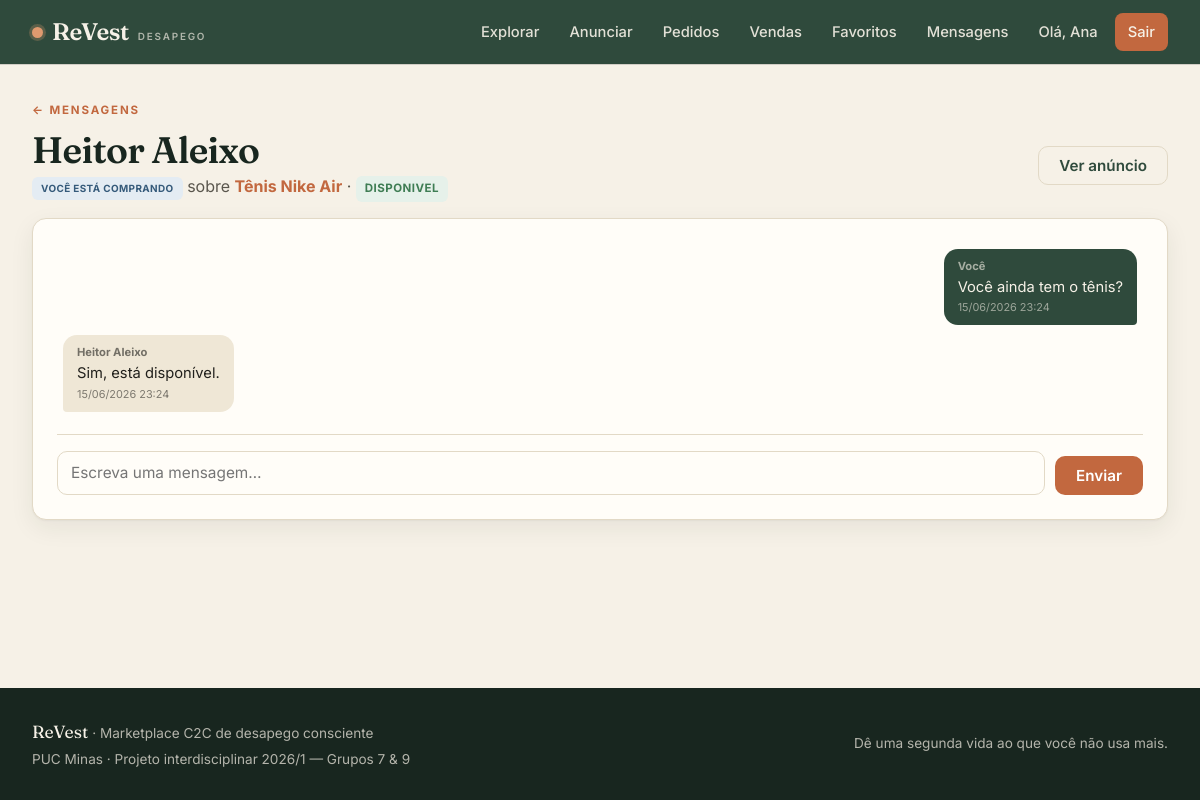
The app's page /conversa.php?id=1 (signed in) with its own data.
### tables this page shows
CREATE TABLE `conversa` (
  `id_conversa` int(11) NOT NULL AUTO_INCREMENT,
  `dt_inicio` datetime NOT NULL DEFAULT current_timestamp(),
  `status` enum('ABERTA','FECHADA') NOT NULL DEFAULT 'ABERTA',
  `id_comprador` int(11) NOT NULL,
  `id_produto` int(11) NOT NULL,
  PRIMARY KEY (`id_conversa`),
  UNIQUE KEY `uk_conversa` (`id_comprador`,`id_produto`),
  KEY `fk_conversa_produto` (`id_produto`),
  CONSTRAINT `fk_conversa_comprador` FOREIGN KEY (`id_comprador`) REFERENCES `usuario` (`id_usuario`) ON DELETE CASCADE ON UPDATE CASCADE,
  CONSTRAINT `fk_conversa_produto` FOREIGN KEY (`id_produto`) REFERENCES `produto` (`id_produto`) ON DELETE CASCADE ON UPDATE CASCADE
);

CREATE TABLE `usuario` (
  `id_usuario` int(11) NOT NULL AUTO_INCREMENT,
  `nome` varchar(120) NOT NULL,
  `cpf` char(11) NOT NULL,
  `email` varchar(150) NOT NULL,
  `senha_hash` varchar(255) NOT NULL,
  `telefone` varchar(20) DEFAULT NULL,
  `is_admin` tinyint(4) NOT NULL DEFAULT 0,
  `dt_cadastro` datetime NOT NULL DEFAULT current_timestamp(),
  `ativo` tinyint(4) NOT NULL DEFAULT 1,
  PRIMARY KEY (`id_usuario`),
  UNIQUE KEY `uk_usuario_cpf` (`cpf`),
  UNIQUE KEY `uk_usuario_email` (`email`)
);

CREATE TABLE `produto` (
  `id_produto` int(11) NOT NULL AUTO_INCREMENT,
  `titulo` varchar(120) NOT NULL,
  `descricao` text NOT NULL,
  `preco` decimal(10,2) NOT NULL,
  `condicao` enum('NOVO','SEMINOVO','USADO') NOT NULL DEFAULT 'USADO',
  `status` enum('DISPONIVEL','RESERVADO','VENDIDO','REMOVIDO') NOT NULL DEFAULT 'DISPONIVEL',
  `dt_publicacao` datetime NOT NULL DEFAULT current_timestamp(),
  `id_vendedor` int(11) NOT NULL,
  `id_categoria` int(11) NOT NULL,
  PRIMARY KEY (`id_produto`),
  KEY `fk_produto_vendedor` (`id_vendedor`),
  KEY `fk_produto_categoria` (`id_categoria`),
  CONSTRAINT `fk_produto_categoria` FOREIGN KEY (`id_categoria`) REFERENCES `categoria` (`id_categoria`) ON UPDATE CASCADE,
  CONSTRAINT `fk_produto_vendedor` FOREIGN KEY (`id_vendedor`) REFERENCES `usuario` (`id_usuario`) ON UPDATE CASCADE,
  CONSTRAINT `ck_produto_preco` CHECK (`preco` > 0)
);

CREATE TABLE `mensagem` (
  `id_mensagem` int(11) NOT NULL AUTO_INCREMENT,
  `conteudo` text NOT NULL,
  `dt_envio` datetime NOT NULL DEFAULT current_timestamp(),
  `lida` tinyint(4) NOT NULL DEFAULT 0,
  `id_conversa` int(11) NOT NULL,
  `id_remetente` int(11) NOT NULL,
  PRIMARY KEY (`id_mensagem`),
  KEY `fk_mensagem_conversa` (`id_conversa`),
  KEY `fk_mensagem_remetente` (`id_remetente`),
  CONSTRAINT `fk_mensagem_conversa` FOREIGN KEY (`id_conversa`) REFERENCES `conversa` (`id_conversa`) ON DELETE CASCADE ON UPDATE CASCADE,
  CONSTRAINT `fk_mensagem_remetente` FOREIGN KEY (`id_remetente`) REFERENCES `usuario` (`id_usuario`) ON UPDATE CASCADE
);

### public/conversa.php (the view, shortened to what this page needs)
<?php
require_once __DIR__ . '/../config/db.php';
require_once __DIR__ . '/../includes/functions.php';
$idConversa = (int)($_GET['id'] ?? 0);
$st = $pdo->prepare(
    "SELECT cv.id_conversa, cv.status, cv.dt_inicio,
            p.id_produto, p.titulo, p.status AS produto_status,
            comp.id_usuario AS id_comprador, comp.nome AS comprador,
            vend.id_usuario AS id_vendedor,  vend.nome AS vendedor
       FROM conversa cv
       JOIN produto p    ON p.id_produto   = cv.id_produto
       JOIN usuario comp ON comp.id_usuario = cv.id_comprador
       JOIN usuario vend ON vend.id_usuario = p.id_vendedor
      WHERE cv.id_conversa = :id
        AND (cv.id_comprador = :u1 OR p.id_vendedor = :u2)");
$st->execute([':id' => $idConversa, ':u1' => uid(), ':u2' => uid()]);
$cv = $st->fetch();
$souComprador = (int)$cv['id_comprador'] === uid();
$outro        = $souComprador ? $cv['vendedor'] : $cv['comprador'];
$pdo->prepare("UPDATE mensagem SET lida=1 WHERE id_conversa=:cv AND id_remetente<>:u")
    ->execute([':cv' => $idConversa, ':u' => uid()]);
$ms = $pdo->prepare(
    "SELECT m.id_mensagem, m.conteudo, m.dt_envio, m.id_remetente
       FROM mensagem m
      WHERE m.id_conversa = :cv
      ORDER BY m.dt_envio ASC, m.id_mensagem ASC");
$ms->execute([':cv' => $idConversa]);
$msgs = $ms->fetchAll();
require_once __DIR__ . '/../includes/header.php';
?>
<p class="eyebrow"><a href="conversas.php" style="color:inherit">← Mensagens</a></p>
<div class="flex between center mb-16" style="flex-wrap:wrap;gap:12px">
  <div>
    <h1 style="margin-bottom:4px"><?= e($outro) ?></h1>
    <p class="muted" style="margin:0">
      <span class="badge <?= $souComprador ? 'badge-em_transito' : 'badge-disponivel' ?>" style="font-size:.62rem">
        <?= $souComprador ? 'Você está comprando' : 'Você está vendendo' ?>
      </span>
      sobre
      <a href="produto_ver.php?id=<?= (int)$cv['id_produto'] ?>"><strong><?= e($cv['titulo']) ?></strong></a>
      · <?= badge($cv['produto_status']) ?>
    </p>
  </div>
  <a class="btn btn-ghost" href="produto_ver.php?id=<?= (int)$cv['id_produto'] ?>">Ver anúncio</a>
</div>
<div class="card">
  <div class="msg-list" id="stream">
    <?php if (!$msgs): ?>
      <p class="muted text-c" style="padding:32px 0">Nenhuma mensagem ainda. Diga olá 👋</p>
    <?php else: foreach ($msgs as $m):
        $mine = (int)$m['id_remetente'] === uid(); ?>
      <div class="msg <?= $mine ? 'mine' : 'theirs' ?>">
        <div class="who"><?= $mine ? 'Você' : e($outro) ?></div>
        <div><?= nl2br(e($m['conteudo'])) ?></div>
        <div class="t"><?= dt_br($m['dt_envio']) ?></div>
      </div>
    <?php endforeach; endif; ?>
  </div>
  <form method="post" class="chat-compose">
    <textarea name="conteudo" rows="1" placeholder="Escreva uma mensagem…" required
              onkeydown="if(event.key==='Enter'&&!event.shiftKey){event.preventDefault();this.form.submit();}"></textarea>
    <button class="btn btn-primary" name="enviar" value="1">Enviar</button>
  </form>
</div>
<?php require_once __DIR__ . '/../includes/footer.php'; ?>

### includes/functions.php (shortened to what this page needs)
<?php
function e(?string $s): string {
    return htmlspecialchars($s ?? '', ENT_QUOTES, 'UTF-8');
}
function uid(): ?int             { return $_SESSION['id_usuario'] ?? null; }
function dt_br(?string $iso): string {
    $t = strtotime($iso);
    return $t ? date('d/m/Y H:i', $t) : '—';
}
function badge(string $status): string {
    $cls = 'badge-' . strtolower($status);
    return '<span class="badge ' . $cls . '">' . e(str_replace('_', ' ', $status)) . '</span>';
}

### public/assets/style.css (style rules this page uses)
:root { --moss: #2f4a3c; --moss-700: #243a2f; --moss-900: #18261f; --clay: #c2683f; --clay-soft: #e09a6f; --cream: #f6f1e7; --cream-deep: #efe7d6; --paper: #fffdf8; --ink: #21201c; --ink-soft: #5a564d; --line: #e2d9c6; --gold: #b8893b; --ok: #3f7d54; --ok-bg: #e6f1ea; --err: #a8412c; --err-bg: #f7e6e0; --warn: #9a6b1d; --warn-bg: #f6ecd6; --radius: 14px; --radius-sm: 9px; --shadow: 0 1px 2px rgba(24,38,31,.04), 0 8px 24px rgba(24,38,31,.07); --shadow-lg: 0 12px 40px rgba(24,38,31,.14); --font-display: 'Fraunces', Georgia, 'Times New Roman', serif; --font-body: 'Inter', -apple-system, BlinkMacSystemFont, 'Segoe UI', sans-serif; }
* { box-sizing: border-box; margin: 0; padding: 0; }
html { scroll-behavior: smooth; }
body { font-family: var(--font-body); background: var(--cream); color: var(--ink); line-height: 1.55; font-size: 16px; -webkit-font-smoothing: antialiased; min-height: 100vh; display: flex; flex-direction: column; }
a { color: var(--clay); text-decoration: none; }
h1, h2, h3 { font-family: var(--font-display); font-weight: 600; letter-spacing: -.02em; color: var(--moss-900); line-height: 1.12; }
h1 { font-size: 2.3rem; }
.eyebrow { font-size: .72rem; font-weight: 700; letter-spacing: .16em; text-transform: uppercase; color: var(--clay); margin-bottom: 9px; }
.muted { color: var(--ink-soft); }
.btn { display: inline-flex; align-items: center; justify-content: center; gap: 8px; font-family: var(--font-body); font-weight: 600; font-size: .95rem; padding: 11px 20px; border-radius: 10px; border: 1.5px solid transparent; cursor: pointer; transition: transform .08s ease, background .15s ease, box-shadow .15s ease; text-decoration: none; line-height: 1; }
.btn-primary { background: var(--clay); color: #fff; }
.btn-ghost { background: transparent; color: var(--moss); border-color: var(--line); }
.card { background: var(--paper); border: 1px solid var(--line); border-radius: var(--radius); box-shadow: var(--shadow); padding: 24px; }
input[type=text], input[type=email], input[type=password], input[type=tel], input[type=number], input[type=search], input[type=date], select, textarea { width: 100%; font-family: var(--font-body); font-size: .96rem; color: var(--ink); background: var(--paper); border: 1.5px solid var(--line); border-radius: 10px; padding: 11px 13px; transition: border .15s ease, box-shadow .15s ease; }
textarea { resize: vertical; min-height: 96px; }
.badge { display: inline-flex; align-items: center; gap: 5px; font-size: .72rem; font-weight: 700; letter-spacing: .04em; text-transform: uppercase; padding: 4px 9px; border-radius: 6px; }
.badge-disponivel { background: var(--ok-bg); color: var(--ok); }
.badge-enviado, .badge-em_transito { background: #e4ecf3; color: #355a7a; }
.msg-list { display: flex; flex-direction: column; gap: 10px; max-height: 420px; overflow-y: auto; padding: 6px; }
.msg { max-width: 75%; padding: 10px 14px; border-radius: 14px; font-size: .92rem; line-height: 1.4; }
.msg .who { font-size: .7rem; font-weight: 700; opacity: .6; margin-bottom: 2px; }
.msg.mine { align-self: flex-end; background: var(--moss); color: var(--cream); border-bottom-right-radius: 4px; }
.msg.theirs { align-self: flex-start; background: var(--cream-deep); color: var(--ink); border-bottom-left-radius: 4px; }
.msg .t { font-size: .68rem; opacity: .55; margin-top: 3px; }
.chat-compose { display: flex; gap: 10px; align-items: flex-end; margin-top: 16px; border-top: 1px solid var(--line); padding-top: 16px; }
.chat-compose textarea { flex: 1; resize: none; min-height: 44px; max-height: 140px; }
.chat-compose .btn { white-space: nowrap; }
.flex { display: flex; }
.between { justify-content: space-between; }
.center { align-items: center; }
.mb-16 { margin-bottom:16px }

### records on screen
conversa: usuario.nome "Heitor Aleixo", id_produto.titulo "Tênis Nike Air", id_produto.status "DISPONIVEL"
mensagem: shows "Você", conteudo "Você ainda tem o tênis?", dt_envio "15/06/2026 23:24"
mensagem: id_remetente.nome "Heitor Aleixo", conteudo "Sim, está disponível.", dt_envio "15/06/2026 23:24"

### other values on screen
explode(' ', uname())[0] "Ana"
